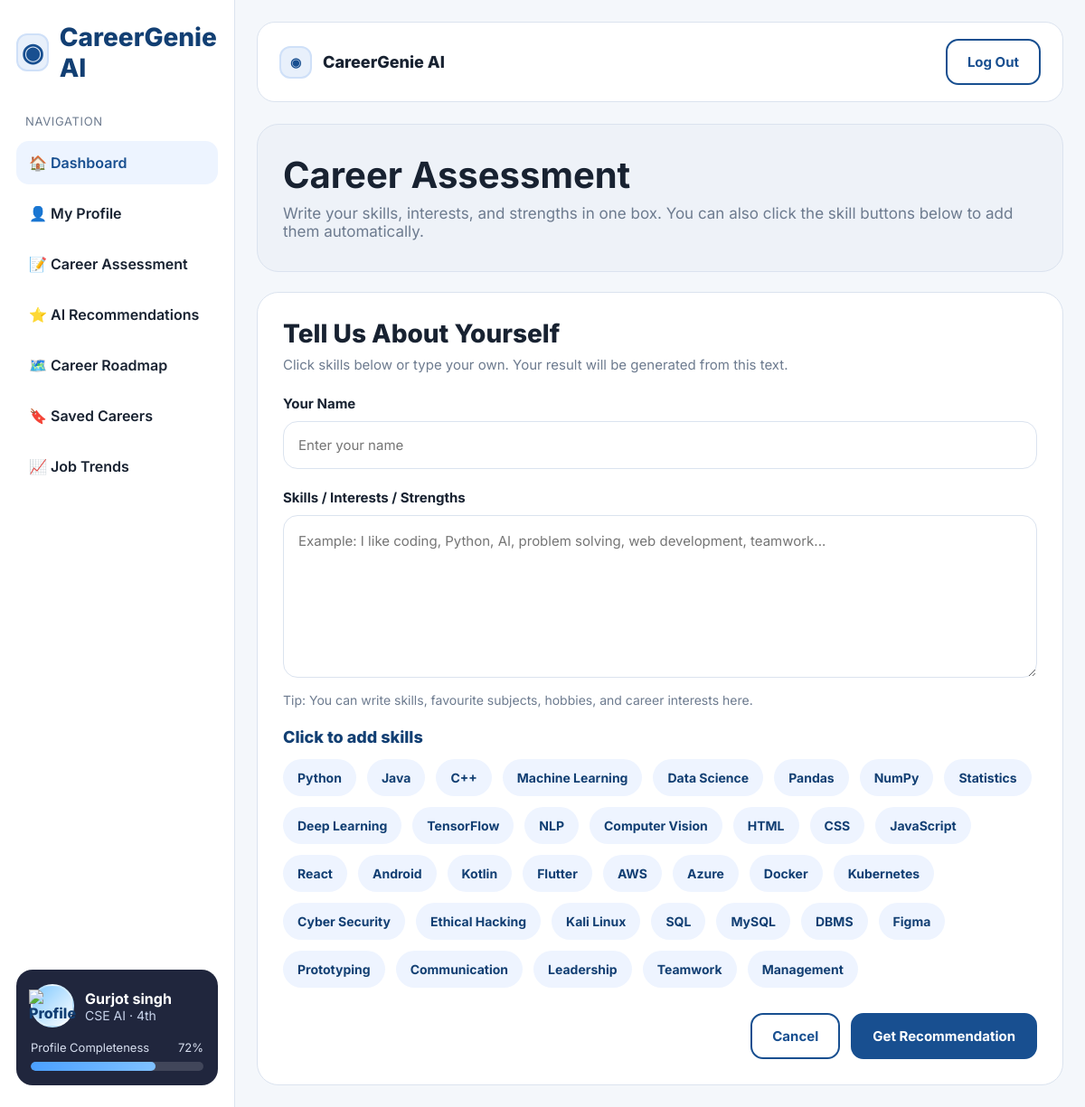
The app's page /career_assessment (signed in) with its own data.
### tables this page shows
CREATE TABLE users (
            id INTEGER PRIMARY KEY AUTOINCREMENT,
            name TEXT,
            email TEXT UNIQUE,
            password TEXT
        , branch TEXT, semester TEXT, cgpa TEXT, skills TEXT, subjects TEXT, goals TEXT, interests TEXT, profile_image TEXT);

### app.py (the view)
@app.route("/career_assessment")
def career_assessment():
    if "user_email" not in session:
        return redirect(url_for("login_page"))
    with get_db_connection() as conn:
        cur = conn.cursor()
        cur.execute("SELECT * FROM users WHERE email = ?", (session["user_email"],))
        user = cur.fetchone()
    return render_template("career_assessment.html", user=user)

### app.py (called while the page is built)
def get_db_connection():
    conn = sqlite3.connect("users.db")
    conn.row_factory = sqlite3.Row
    return conn

### templates/career_assessment.html (shortened to what this page needs)
<!DOCTYPE html>
<html lang="en">
<head>
</head>
<body>
  <div class="app">
    <aside class="sidebar">
      <div>
        <div class="brand">
          <div class="brand-icon">◉</div>
          <span>CareerGenie AI</span>
        </div>
        <div class="side-title">Navigation</div>
        <nav class="menu">
          <a class="active" href="/dashboard">🏠 Dashboard</a>
          <a href="{{ url_for('profile') }}">👤 My Profile</a>
          <a href="/career_assessment">📝 Career Assessment</a>
          <a href="#recommendations">⭐ AI Recommendations</a>
          <a href="#roadmap">🗺️ Career Roadmap</a>
          <a href="/saved_careers">🔖 Saved Careers</a>
          <a href="/job_trends">📈 Job Trends</a>
        </nav>
      </div>
      <div class="profile-box">
        <div class="profile-row">
          <div class="avatar">
            {% if user and user.profile_image %}
              <img src="{{ user.profile_image }}" alt="Profile">
            {% else %}
              {{ (user.name[0] if user and user.name else 'U') | upper }}
            {% endif %}
          </div>
          <div>
            <div style="font-weight:700;">{{ user.name if user and user.name else 'Student Name' }}</div>
            <div style="font-size:14px;color:#c7d3ea;">
              {{ user.branch if user and user.branch else 'CSE' }} · {{ user.semester if user and user.semester else 'Semester' }}
            </div>
          </div>
        </div>
        <div class="progress-label">
          <span>Profile Completeness</span>
          <span>72%</span>
        </div>
        <div class="progress">
          <span style="width:72%;"></span>
        </div>
      </div>
    </aside>
    <main class="main">
      <div class="topbar">
        <div class="brand" style="font-size:18px; margin:0; color:var(--text);">
          <div class="brand-icon" style="width:36px; height:36px; font-size:14px;">◉</div>
          <span>CareerGenie AI</span>
        </div>
        <a class="btn btn-outline" href="/logout">Log Out</a>
      </div>
      <section class="hero">
        <h1>Career Assessment</h1>
        <p>Write your skills, interests, and strengths in one box. You can also click the skill buttons below to add them automatically.</p>
      </section>
      <section class="form-card">
        <div class="section-title">Tell Us About Yourself</div>
        <div class="section-subtitle">Click skills below or type your own. Your result will be generated from this text.</div>
        <form id="careerForm" action="/predict" method="POST">
          <div class="field">
            <label for="name_user">Your Name</label>
            <input type="text" id="name_user" name="name_user" placeholder="Enter your name" required>
          </div>
          <div class="field">
            <label for="skills_text">Skills / Interests / Strengths</label>
            <textarea
              id="skills_text"
              name="skills_text"
              placeholder="Example: I like coding, Python, AI, problem solving, web development, teamwork..."
              required
            ></textarea>
            <div class="small-note">Tip: You can write skills, favourite subjects, hobbies, and career interests here.</div>
          </div>
          <div class="skills-title">Click to add skills</div>
          <div class="chips">
  <button type="button" class="chip" onclick="addSkill(this, 'python')">Python</button>
  <button type="button" class="chip" onclick="addSkill(this, 'java')">Java</button>
  <button type="button" class="chip" onclick="addSkill(this, 'c++')">C++</button>
  <button type="button" class="chip" onclick="addSkill(this, 'machine learning')">Machine Learning</button>
  <button type="button" class="chip" onclick="addSkill(this, 'data science')">Data Science</button>
  <button type="button" class="chip" onclick="addSkill(this, 'pandas')">Pandas</button>
  <button type="button" class="chip" onclick="addSkill(this, 'numpy')">NumPy</button>
  <button type="button" class="chip" onclick="addSkill(this, 'statistics')">Statistics</button>
  <button type="button" class="chip" onclick="addSkill(this, 'deep learning')">Deep Learning</button>
  <button type="button" class="chip" onclick="addSkill(this, 'tensorflow')">TensorFlow</button>
  <button type="button" class="chip" onclick="addSkill(this, 'nlp')">NLP</button>
  <button type="button" class="chip" onclick="addSkill(this, 'computer vision')">Computer Vision</button>
  <button type="button" class="chip" onclick="addSkill(this, 'html')">HTML</button>
  <button type="button" class="chip" onclick="addSkill(this, 'css')">CSS</button>
  <button type="button" class="chip" onclick="addSkill(this, 'javascript')">JavaScript</button>
  <button type="button" class="chip" onclick="addSkill(this, 'react')">React</button>
  <button type="button" class="chip" onclick="addSkill(this, 'android')">Android</button>
  <button type="button" class="chip" onclick="addSkill(this, 'kotlin')">Kotlin</button>
  <button type="button" class="chip" onclick="addSkill(this, 'flutter')">Flutter</button>
  <button type="button" class="chip" onclick="addSkill(this, 'aws')">AWS</button>
  <button type="button" class="chip" onclick="addSkill(this, 'azure')">Azure</button>
  <button type="button" class="chip" onclick="addSkill(this, 'docker')">Docker</button>
  <button type="button" class="chip" onclick="addSkill(this, 'kubernetes')">Kubernetes</button>
  <button type="button" class="chip" onclick="addSkill(this, 'cyber security')">Cyber Security</button>
  <button type="button" class="chip" onclick="addSkill(this, 'ethical hacking')">Ethical Hacking</button>
  <button type="button" class="chip" onclick="addSkill(this, 'kali linux')">Kali Linux</button>
  <button type="button" class="chip" onclick="addSkill(this, 'sql')">SQL</button>
  <button type="button" class="chip" onclick="addSkill(this, 'mysql')">MySQL</button>
  <button type="button" class="chip" onclick="addSkill(this, 'dbms')">DBMS</button>
  <button type="button" class="chip" onclick="addSkill(this, 'figma')">Figma</button>
  <button type="button" class="chip" onclick="addSkill(this, 'prototyping')">Prototyping</button>
  <button type="button" class="chip" onclick="addSkill(this, 'communication')">Communication</button>
  <button type="button" class="chip" onclick="addSkill(this, 'leadership')">Leadership</button>
  <button type="button" class="chip" onclick="addSkill(this, 'teamwork')">Teamwork</button>
  <button type="button" class="chip" onclick="addSkill(this, 'management')">Management</button>
</div>
          <div class="actions">
            <a href="/dashboard" class="btn btn-outline">Cancel</a>
            <button type="submit" class="btn btn-solid">Get Recommendation</button>
          </div>
        </form>
      </section>
    </main>
  </div>
</body>
</html>

### templates/career_assessment.html (style rules this page uses)
* { box-sizing:border-box; margin:0; padding:0; }
:root { --bg:#f4f7fb; --sidebar:#ffffff; --card:#ffffff; --primary:#184f90; --primary-dark:#123f73; --text:#182231; --muted:#6d7b8f; --border:#dbe3ef; --chip-bg:#eef4ff; --chip-active:#184f90; }
body { font-family:'Inter',sans-serif; background:var(--bg); color:var(--text); }
.app { display:grid; grid-template-columns:260px 1fr; min-height:100vh; }
.sidebar { background:var(--sidebar); border-right:1px solid var(--border); padding:24px 18px; display:flex; flex-direction:column; justify-content:space-between; }
.brand { display:flex; align-items:center; gap:12px; font-size:28px; font-weight:800; margin-bottom:34px; color:var(--primary-dark); }
.brand-icon { width:42px; height:42px; border-radius:12px; background:#e8f0fb; color:var(--primary); display:grid; place-items:center; font-weight:800; border:2px solid #cfe0f8; }
.side-title { font-size:13px; color:var(--muted); margin:10px 10px 14px; text-transform:uppercase; letter-spacing:.05em; }
.menu { display:flex; flex-direction:column; gap:8px; }
.menu a { text-decoration:none; color:var(--text); padding:14px 14px; border-radius:14px; font-weight:600; display:flex; align-items:center; gap:12px; transition:.2s ease; }
.menu a:hover, .menu a.active { background:#edf4ff; color:var(--primary); }
.profile-box { background:#20263d; color:white; border-radius:18px; padding:16px; margin-top:18px; }
.profile-row { display:flex; align-items:center; gap:12px; margin-bottom:14px; }
.avatar { width:48px; height:48px; border-radius:50%; background:linear-gradient(135deg,#7ec8ff,#ffffff); border:2px solid rgba(255,255,255,.3); display:flex; align-items:center; justify-content:center; color:#123f73; font-weight:800; }
.progress-label { display:flex; justify-content:space-between; font-size:13px; margin-bottom:8px; color:#d8e0f0; }
.progress { width:100%; height:10px; background:rgba(255,255,255,.15); border-radius:999px; overflow:hidden; }
.progress span { display:block; height:100%; width:72%; background:linear-gradient(90deg,#4ba0ff,#7fc1ff); border-radius:inherit; }
.main { padding:24px; }
.topbar { background:white; border:1px solid var(--border); border-radius:20px; padding:18px 24px; display:flex; justify-content:space-between; align-items:center; margin-bottom:24px; gap:16px; flex-wrap:wrap; }
.btn { text-decoration:none; padding:14px 22px; border-radius:14px; font-weight:700; border:2px solid var(--primary); transition:.2s ease; display:inline-block; cursor:pointer; font-family:inherit; font-size:15px; }
.btn-outline { color:var(--primary); background:white; }
.btn-solid { color:white; background:var(--primary); }
.hero { background:#eef2f8; border:1px solid var(--border); border-radius:24px; padding:34px 28px; margin-bottom:22px; }
.hero h1 { font-size:40px; line-height:1.1; margin-bottom:10px; }
.hero p { color:var(--muted); font-size:17px; }
.form-card { background:var(--card); border:1px solid var(--border); border-radius:24px; padding:28px; }
.section-title { font-size:28px; font-weight:800; margin-bottom:8px; }
.section-subtitle { color:var(--muted); margin-bottom:24px; font-size:15px; }
.field { margin-bottom:22px; }
.field label { display:block; font-size:15px; font-weight:700; margin-bottom:10px; }
.field input, .field textarea { width:100%; padding:16px; border:1px solid var(--border); border-radius:16px; background:#fff; font-size:15px; color:var(--text); outline:none; transition:.2s ease; font-family:inherit; }
.field textarea { min-height:180px; resize:vertical; line-height:1.6; }
.skills-title { font-size:18px; font-weight:800; margin:12px 0 14px; color:var(--primary-dark); }
.chips { display:flex; flex-wrap:wrap; gap:12px; }
.chip { border:none; background:var(--chip-bg); color:var(--primary-dark); padding:12px 16px; border-radius:999px; font-weight:700; cursor:pointer; transition:.2s ease; font-family:inherit; font-size:14px; }
.small-note { margin-top:12px; color:var(--muted); font-size:14px; }
.actions { display:flex; justify-content:flex-end; gap:12px; margin-top:28px; flex-wrap:wrap; }

### records on screen
users: name "Gurjot singh", branch "CSE AI", semester "4th"
